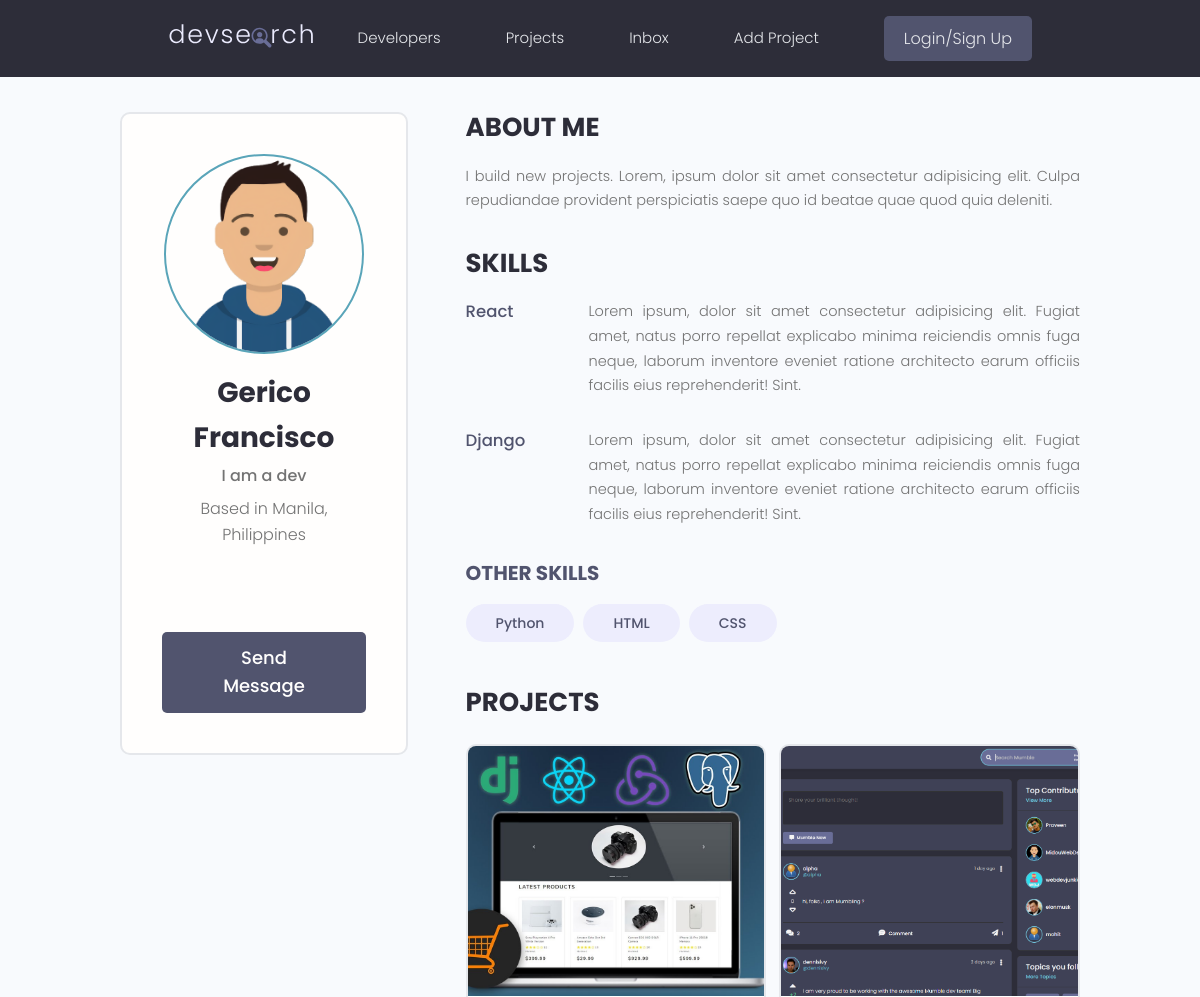
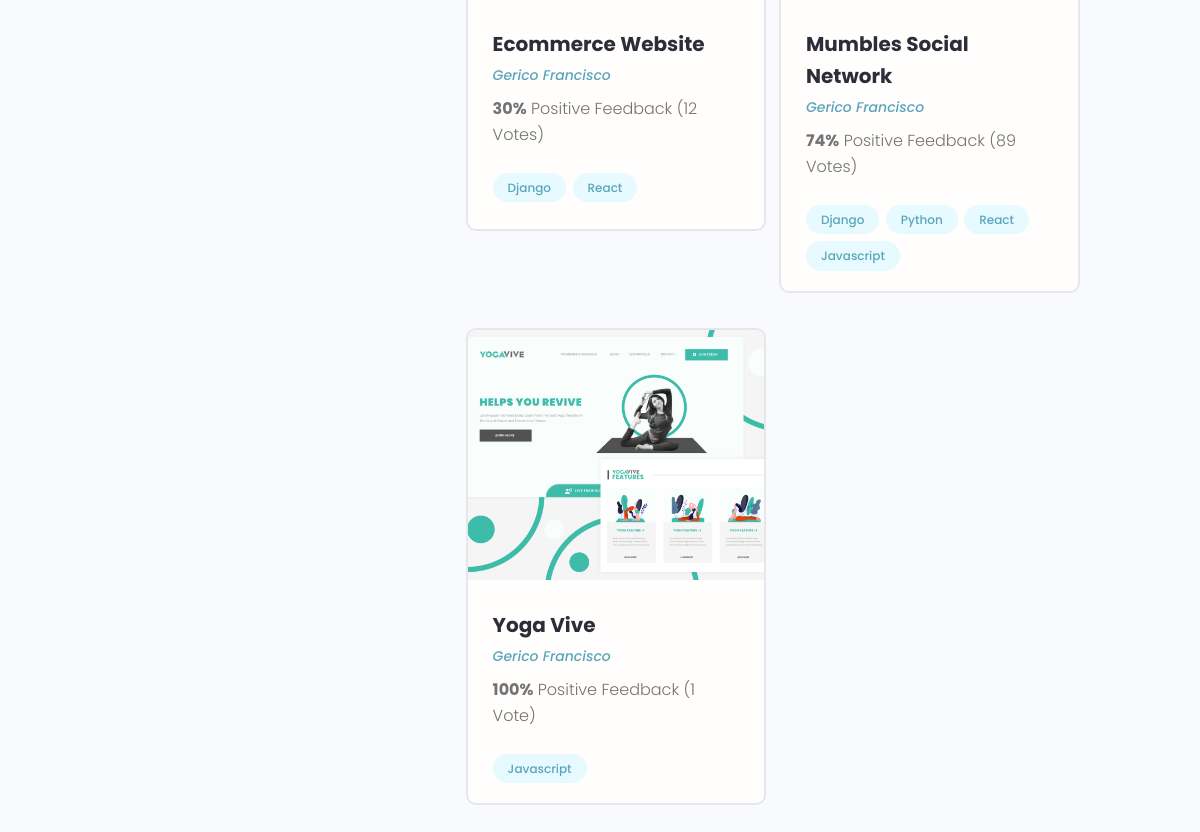
The page /profile/77300d3a-195f-49be-9ae8-669f135518d4/ on the database its author committed (2 pictures, top to bottom).
### users/models.py (models this page shows, shortened)
class Profile(models.Model):
    user = models.OneToOneField(
        User, on_delete=models.CASCADE, null=True, blank=True)
    name = models.CharField(max_length=200, null=True, blank=True)
    email = models.EmailField(max_length=500, null=True, blank=True)
    username = models.CharField(max_length=200, null=True, blank=True)
    location = models.CharField(max_length=200, null=True, blank=True)
    short_intro = models.CharField(max_length=200, null=True, blank=True)
    bio = models.TextField(null=True, blank=True)
    profile_image = models.ImageField(
        null=True, blank=True, upload_to='profiles/', default='profiles/user-default.png')
    social_github = models.CharField(max_length=200, null=True, blank=True)
    social_twitter = models.CharField(max_length=200, null=True, blank=True)
    social_linkedin = models.CharField(max_length=200, null=True, blank=True)
    social_youtube = models.CharField(max_length=200, null=True, blank=True)
    social_website = models.CharField(max_length=200, null=True, blank=True)
    created = models.DateTimeField(auto_now_add=True)
    id = models.UUIDField(default=uuid.uuid4, unique=True,
                          primary_key=True, editable=False)

class Skill(models.Model):
    owner = models.ForeignKey(
        Profile, on_delete=models.CASCADE, null=True, blank=True)
    name = models.CharField(max_length=200, null=True, blank=True)
    description = models.TextField(null=True, blank=True)
    created = models.DateTimeField(auto_now_add=True)
    id = models.UUIDField(default=uuid.uuid4, unique=True,
                          primary_key=True, editable=False)

### projects/models.py (models this page shows, shortened)
class Project(models.Model):
    owner = models.ForeignKey(Profile, null=True, blank=True, on_delete=models.SET_NULL)
    title = models.CharField(max_length=200)
    description = models.TextField(null=True, blank=True)
    featured_image = models.ImageField(null=True, blank=True, default='default.jpg')
    demo_link = models.CharField(max_length=2000, null=True, blank=True)
    source_link = models.CharField(max_length=2000, null=True, blank=True)
    tags = models.ManyToManyField('Tag', blank=True)
    vote_total = models.IntegerField(default=0, null=True, blank=True)
    vote_ratio = models.IntegerField(default=0, null=True, blank=True)
    created = models.DateTimeField(auto_now_add=True)
    id = models.UUIDField(default=uuid.uuid4, unique=True,
                          primary_key=True, editable=False)

class Tag(models.Model):
    name = models.CharField(max_length=200)
    created = models.DateTimeField(auto_now_add=True)
    id = models.UUIDField(default=uuid.uuid4, unique=True,
                          primary_key=True, editable=False)
    def __str__(self) -> str:
        return self.name

### users/views.py (the view)
# urls.py: path('profile/<str:pk>/', views.userProfile, name='user-profile'),
def userProfile(request, pk):
    profile = Profile.objects.get(id=pk)
    topSkills = profile.skill_set.exclude(description__exact='')
    otherSkills = profile.skill_set.filter(description='')
    context = {'profile':profile, 'topskills':topSkills, 'otherskills':otherSkills}
    return render(request, 'users/user-profile.html', context)

### users/templates/users/user-profile.html (shortened to what this page needs)
{% extends 'main.html' %}
{% block content %}
<main class="profile my-md">
    <div class="container">
      <div class="layout">
        <div class="column column--1of3">
          <div class="card text-center">
            <div class="card__body dev">
              <img class="avatar avatar--xl" src="{{ profile.profile_image.url }}" />
              <h2 class="dev__name">{{ profile.name }}</h2>
              <p class="dev__title">{{ profile.short_intro }}</p>
              <p class="dev__location">Based in {{ profile.location }}</p>
              <ul class="dev__social">
              </ul>
              <a href="#" class="btn btn--sub btn--lg">Send Message </a>
            </div>
          </div>
        </div>
        <div class="column column--2of3">
          <div class="devInfo">
            <h3 class="devInfo__title">About Me</h3>
            <p class="devInfo__about">{{ profile.bio }}</p>
          </div>
          <div class="devInfo">
            <h3 class="devInfo__title">Skills</h3>
            <div class="devInfo__skills">
            {% for skill in topskills %}
              <div class="devSkill">
                <h4 class="devSkill__title">{{ skill.name }}</h4>
                <p class="devSkill__info">{{ skill.description }}</p>
              </div>
              {% endfor %}
              <h3 class="devInfo__subtitle">Other Skills</h3>
              <div class="devInfo__otherSkills">
                {% for skill in otherskills %}
                <span class="tag tag--pill tag--sub tag--lg">
                  <small>{{ skill.name }}</small>
                </span>
                {% endfor %}
              </div>
            </div>
          </div>
          <div class="devInfo">
            <h3 class="devInfo__title">Projects</h3>
            <div class="grid grid--two">
            {% for project in profile.project_set.all %}
              <div class="column">
                <div class="card project">
                  <a href="{% url 'project' project.id %}" class="project">
                    <img class="project__thumbnail" src="{{ project.featured_image.url }}" alt="project thumbnail" />
                    <div class="card__body">
                      <h3 class="project__title">{{ project.title }}</h3>
                      <p><a class="project__author" href="{% url 'user-profile' project.owner.id %}">{{ project.owner.name }}</a></p>
                      <p class="project--rating">
                        <span style="font-weight: bold;">{{ project.vote_ratio }}%</span> Positive
                        Feedback ({{ project.vote_total }} Vote{{project.vote_total|pluralize:'s'}})
                      </p>
                      <div class="project__tags">
                        {% for tag in project.tags.all %}
                        <span class="tag tag--pill tag--main">
                          <small>{{ tag }}</small>
                        </span>
                        {% endfor %}
                      </div>
                    </div>
                  </a>
                </div>
              </div>
            {% endfor %}
            </div>
          </div>
        </div>
      </div>
    </div>
  </main>
{% endblock content %}

### static/styles/app.css (style rules this page uses)
:root { --color-sub: #2d2d39; }
.btn--sub { background-color: var(--color-sub-light); }
.card { border: 2px solid var(--color-light); }
img { width: 100%; }
.profile .card > .dev { padding: 4rem; }
.dev__name { color: var(--color-sub); font-size: 2.8rem; font-weight: 700; margin-top: 1rem; margin-bottom: 0.5rem; }
.dev__title { font-size: 1.6rem; font-weight: 500; line-height: 1.3; }
.dev__location { margin-top: 1rem; }
.dev__social { margin: 3rem 0; list-style: none; display: flex; justify-content: center; gap: 1.5rem; }
.devInfo { margin-bottom: 3rem; }
.devInfo__title, .devInfo__subtitle { font-size: 2.6rem; color: var(--color-sub); text-transform: uppercase; font-weight: 700; margin-bottom: 1.5rem; }
.devInfo__subtitle { font-size: 2rem; color: var(--color-sub-light); }
.devInfo__about, .devSkill__info { font-size: 1.45rem; line-height: 1.7; text-align: justify; }
.devSkill { margin-bottom: 3rem; }
.devSkill__title { font-size: 1.65rem; font-weight: 500; color: var(--color-sub-light); }
@media screen and (min-width: 700px) { .devSkill { display: flex; justify-content: space-between; gap: 3rem; } }
@media screen and (min-width: 700px) { .devSkill__info { flex-basis: 80%; } }
.project__author { font-size: 1.4rem; font-style: italic; }
.project--rating { margin-bottom: 1.6em; margin-top: .5em; }
.project__thumbnail { height: 25rem; object-fit: cover; object-position: top center; }
.project__title { font-size: 2rem; font-weight: 700; color: var(--color-sub); }

### static/uikit/styles/modules/_variables.css (style rules this page uses)
:root { --color-main: #5aa5b9; --color-main-light: #e6faff; --color-sub: #3f4156; --color-sub-light: #51546e; --color-sub-lighter: #ededfd; --color-text: #737373; --color-gray: #8b8b8b; --color-light: #e5e7eb; --color-light-gray: #767676; --color-bg: #f8fafd; --color-white: #fffefd; --color-white-light: #f3f3f3; --color-success: #359e64; --color-success-bg: #def8e8; --color-error: #fc4b0b; --color-error-bg: #fff2ee; --font-base: 'Poppins', arial, helvetica, 'Segoe UI', roboto, ubuntu, sans-serif; --font-monospace: 'Fira Code', 'Courier New', courier, monospace; --font-regular: 300; --font-medium: 500; --font-bold: 700; --generic-shadow: 1px 1px 5px #00000010; --generic-transition: all 0.3s ease-in-out; }

### static/uikit/styles/modules/_base.css (style rules this page uses)
* { margin: 0; padding: 0; box-sizing: border-box; text-rendering: optimizeLegibility; color: inherit; font-size: inherit; }
html { font-size: 50%; }
@media only screen and (min-width: 480px) { html { font-size: 56.25%; } }
@media only screen and (min-width: 1200px) { html { font-size: 62.5%; } }
body { line-height: 1.6; font-weight: 400; font-size: 1.5rem; color: var(--color-text); background-color: var(--color-bg); min-height: 100vh; }

### static/uikit/styles/modules/_typography.css (style rules this page uses)
* { font-family: var(--font-base); }
h2 { font-size: 3.6rem; font-weight: var(--font-bold); }
h3 { font-size: 3.2rem; font-weight: var(--font-medium); }
h4 { font-size: 2.8rem; font-weight: var(--font-medium); }
p, span, strong { font-size: 1.6rem; color: var(--color-text); font-weight: var(--font-regular); }
a { padding-bottom: 2px; text-decoration: none; display: inline-block; color: var(--color-main); font-weight: var(--font-medium); }

### static/uikit/styles/modules/_utilities.css (style rules this page uses)
.container { width: 92%; max-width: 165rem; margin: 0 auto; box-sizing: border-box; }
@media screen and (min-width: 1000px) { .container { width: 90%; } }
@media screen and (min-width: 1200px) { .container { width: 80%; } }
.text-center { text-align: center; }
.my-md { margin: 3rem auto; }

### static/uikit/styles/modules/_avatar.css (style rules this page uses)
.avatar { border-radius: 50%; border: 2px solid var(--color-main); object-fit: cover; }
.avatar--xl { height: 20rem; width: 20rem; }

### static/uikit/styles/modules/_button.css (style rules this page uses)
.btn { display: inline-block; position: relative; cursor: pointer; background-color: var(--color-light); font-weight: var(--font-medium); color: var(--color-sub); text-decoration: none; padding: 1rem 2rem; border-radius: 0.5rem; border: none; width: -webkit-fit-content; width: -moz-fit-content; width: fit-content; height: -webkit-fit-content; height: -moz-fit-content; height: fit-content; font-size: 1.6rem; outline-width: 0; outline-color: transparent; -webkit-backface-visibility: hidden; backface-visibility: hidden; transition: all 0.3s ease-in-out; }
.btn--sub { background-color: var(--color-sub); color: var(--color-white); }
.btn--lg { font-size: 1.8rem; padding: 1.2rem 4.5rem; }

### static/uikit/styles/modules/_card.css (style rules this page uses)
.card { border-radius: 1rem; background-color: var(--color-white); border: 1.5px solid var(--color-light); width: auto; height: auto; margin-top: 0.5rem; margin-bottom: 0.5rem; overflow: hidden; }
.card__body, .card__header { padding: 2rem 2.5rem; }

### rows shown on the page
Profile: profile_image (picture), name "Gerico Francisco", short_intro "I am a dev", location "Manila, Philippines", bio "I build new projects. Lorem, ipsum dolor sit amet consectetur adipisicing elit. Culpa repudiandae provident perspiciatis saepe quo id beatae quae quod quia deleniti."
Skill: name "React", description "Lorem ipsum, dolor sit amet consectetur adipisicing elit. Fugiat amet, natus porro repellat explicabo minima reiciendis omnis fuga neque, laborum inventore eveniet ratione architecto earum officiis facilis eius reprehenderit! Sint."
Skill: name "Django", description "Lorem ipsum, dolor sit amet consectetur adipisicing elit. Fugiat amet, natus porro repellat explicabo minima reiciendis omnis fuga neque, laborum inventore eveniet ratione architecto earum officiis facilis eius reprehenderit! Sint."
Skill: name "Python"
Skill: name "HTML"
Skill: name "CSS"
Project: featured_image (picture), title "Ecommerce Website", owner.name "Gerico Francisco", vote_ratio "30", vote_total "12"
Tag: name "Django"
Tag: name "React"
Project: featured_image (picture), title "Mumbles Social Network", owner.name "Gerico Francisco", vote_ratio "74", vote_total "89"
Tag: name "Python"
Tag: name "Javascript"
Project: featured_image (picture), title "Yoga Vive", owner.name "Gerico Francisco", vote_ratio "100", vote_total "1"
